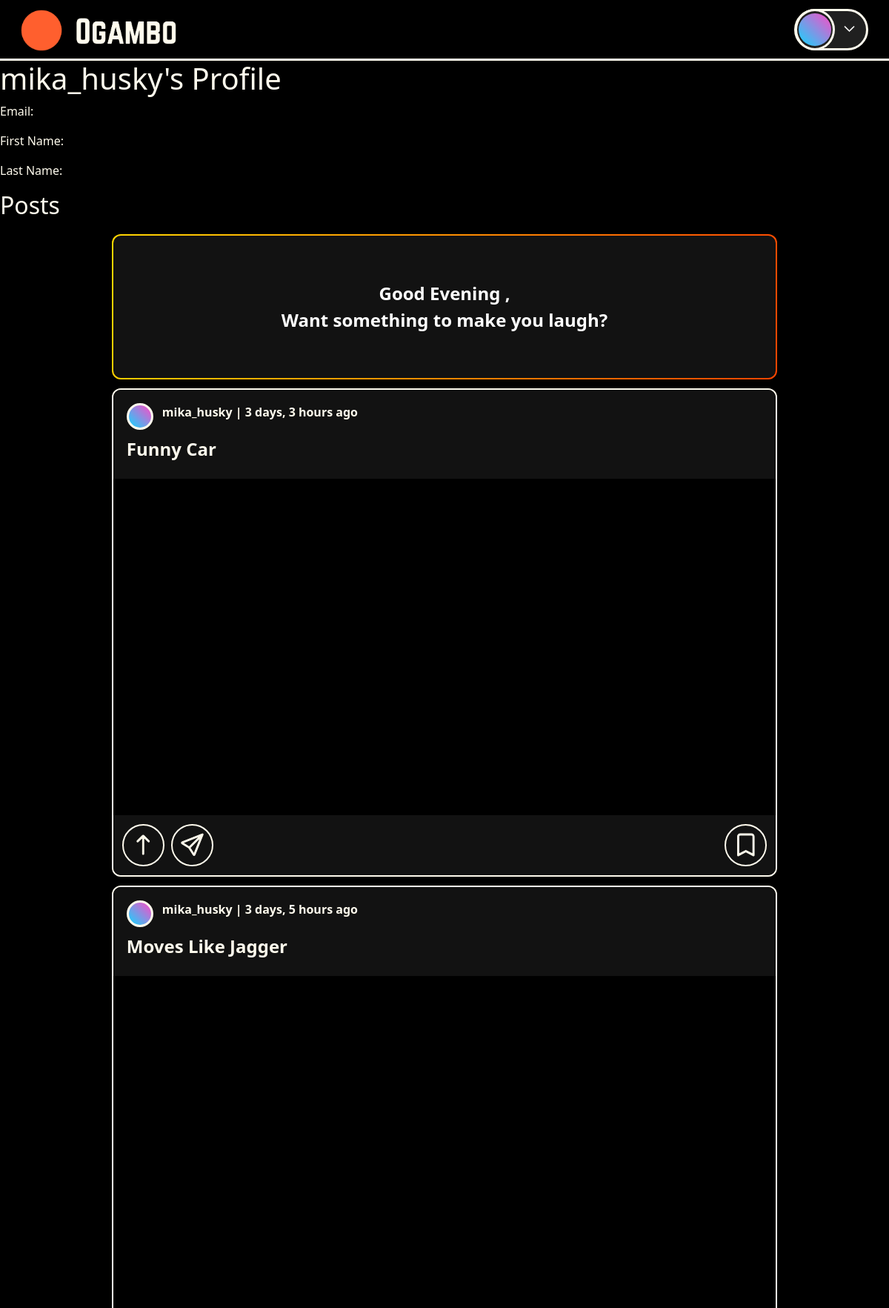
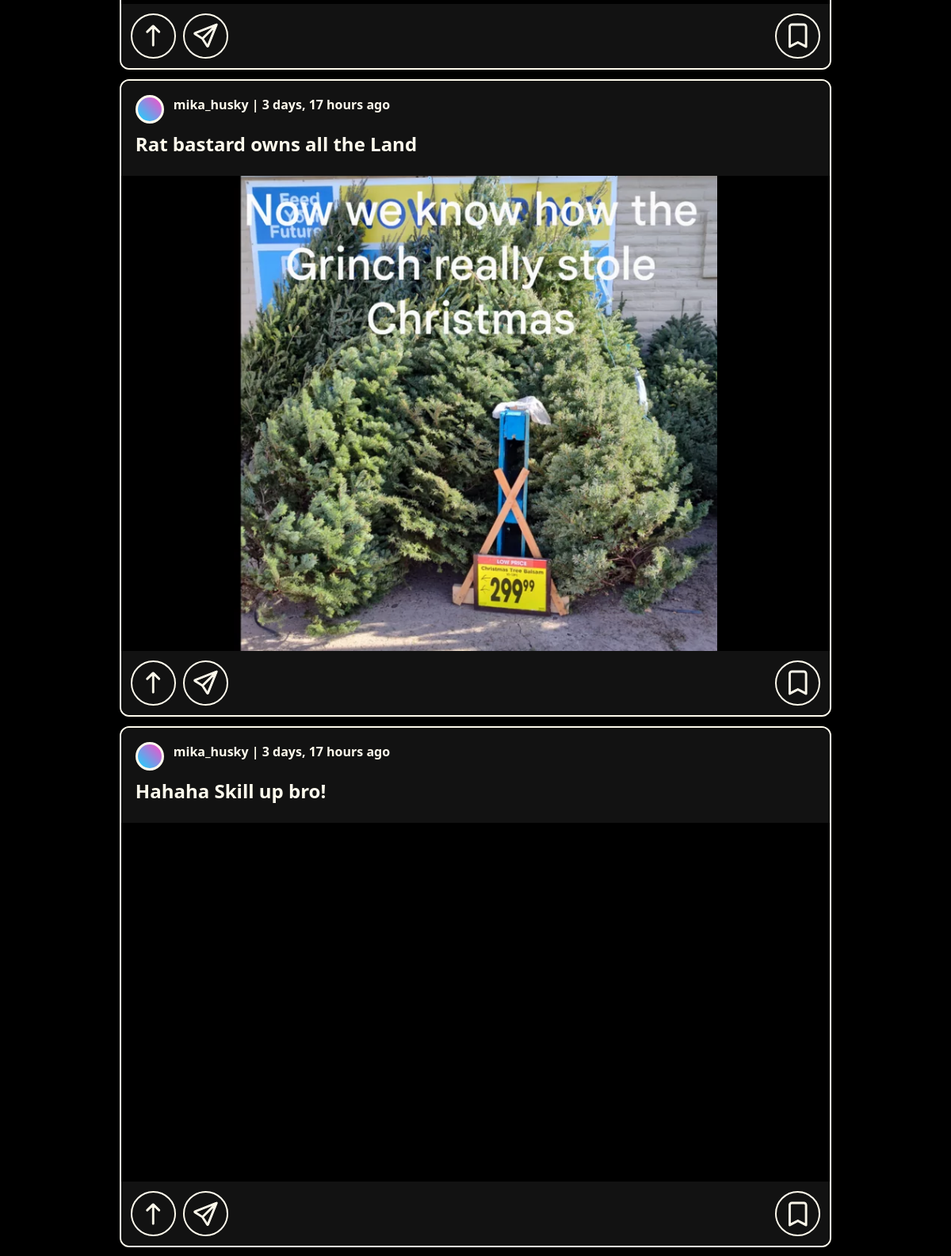
/profile/mika_husky/ (upper part), run on the app's committed database (2 pictures, top to bottom).
### ogambo/models.py (models this page shows, shortened)
class Post(models.Model):
    id = models.UUIDField(primary_key=True, default=uuid.uuid4, editable=False)
    user = models.ForeignKey(User, on_delete=models.SET_NULL, null=True)
    title = models.CharField(max_length=200)
    description = models.TextField(max_length=500, null=True, blank=True)
    tags = models.ManyToManyField(Tag, related_name='posts', blank=True)
    image = models.ImageField(upload_to='post_media/images/', null=True, blank=True)
    video = models.FileField(upload_to='post_media/videos/', null=True, blank=True)
    created = models.DateTimeField(auto_now_add=True)
    updated = models.DateTimeField(auto_now=True)
    class Meta:
        ordering = ['-updated', '-created']
    def upvotes(self):
        return self.votes.filter(vote_type=True).count()
    def downvotes(self):
        return self.votes.filter(vote_type=False).count()

### ogambo/views.py (the view)
# urls.py: path('profile/<str:username>/', views.userProfile, name="user-profile"),
def userProfile(request, username):
    user = User.objects.get(username=username)
    posts = user.post_set.all()
    context = {
        'user_profile': user,
        'posts': posts,
        'username': user.username
        }
    return render(request, 'ogambo/profile.html', context)

### ogambo/templates/ogambo/profile.html (shortened to what this page needs)
{% extends 'main.html' %}
{% block content %}
    <h1>{{ user_profile.username }}'s Profile</h1>
    <p>Email: {{ user_profile.email }}</p>
    <p>First Name: {{ user_profile.first_name }}</p>
    <p>Last Name: {{ user_profile.last_name }}</p>
    <h2>Posts</h2>
    {% include 'ogambo/components/feed.html' %}
{% endblock content %}

### ogambo/templates/ogambo/components/feed.html (shortened to what this page needs)
<main class="content-area">
    <div class="feed">
        <div class="home-welcome">
            <p class="content-title">Good Evening {{request.user.username}}, <br>Want something to make you laugh?</p>
        </div>
        {% for post in posts %}
            <div class="meme-card">
                <div class="meme-header">
                    {% if post.user %}
                        <a href="{% url 'user-profile' post.user.username %}" class="user-info">
                            <div class="user-avatar"></div>
                            {{post.user}} | {{post.updated|timesince}} ago
                        </a>
                    {% endif %}
                    <div class="post-title mt-2">
                        <span>{{post.title}}</span>
                    </div>
                </div>
                <a href="{% url 'post' post.id %}">
                    <div class="meme-image">
                        {% if post.image %}
                            <img src="{{post.image.url}}" class="meme-image" alt="">
                        {% endif %}
                        {% if post.video %}
                            <video src="{{post.video.url}}" class="meme-image" loop autoplay></video>
                        {% endif %}
                    </div>
                </a>
                <div class="meme-footer">
                    <div class="footer-buttons">
                        <div class="action-buttons">
                            <button class="action-btn upvote" data-vote-type="upvote" data-post-id="{{post.id}}">
                                <i class="bi bi-arrow-up"></i>
                            </button>
                            <button class="action-btn">
                                <i class="bi bi-send"></i>
                            </button>
                        </div>
                        <div class="save-button">
                            <button class="action-btn">
                                <i class="bi bi-bookmark"></i>
                            </button>
                        </div>
                    </div>
                </div>
            </div>
        {% endfor %}
    </div>
</main>

### static/assets/main.css (style rules this page uses)
body { background-color: black; color: white; }

### templates/main.html (style rules this page uses)
:root { --ogambo-black: #000000; --ogambo-orange: #ff4500; --ogambo-green: #4ade80; --ogambo-gray: #121212; --ogambo-light-gray: #8A8A8A; --ogambo-text: #FFFBED; --ogambo-blue: #00a2ff; }
* { margin: 0; padding: 0; box-sizing: border-box; font-family: Verdana, Geneva, Tahoma, sans-serif 'Space Mono', monospace; }
body { background-color: var(--ogambo-black); color: #FFFBED; min-height: 100vh; }

### ogambo/templates/ogambo/components/feed.html (style rules this page uses)
.content-area { display: flex; flex-direction: column; align-items: center; padding: 12px; }
.home-welcome { font-size: 24px; font-weight: 700; margin-bottom: 12px; padding: 2px; text-align: center; border-radius: 12px; background: linear-gradient( 105deg, #FFD700, #FF4500, #FF69B4, #FF00FF, #800080, #FF00FF, #FF69B4, #FF4500, #FFD700 ); background-size: 800% 800%; animation: wavy 6s ease-in-out infinite alternate; }
.content-title { padding: 60px; margin: 0; background: #121212; border-radius: 10px; color: #FFF; }
.meme-card { background-color: #121212; border: 2px solid #FFFBED; border-radius: 12px; overflow: hidden; z-index: 10; position: relative; margin-bottom: 12px; }
.meme-header { height: 120px; padding: 18px; background-color: #121212; }
.user-info { display: flex; font-size: 16px; font-weight: 600; text-decoration: none; color: #FFFBED; }
.user-avatar { width: 36px; height: 36px; border: 3px solid #FFFBED; border-radius: 50%; background: linear-gradient(45deg, #11D7FF, #FF4AC6); margin: 0 12px 0 0; }
.post-title { height: 36px; font-size: 24px; font-weight: 700; display: flex; overflow: hidden; }
.meme-image { max-height: 600px; width: 100%; background-color: var(--ogambo-black); object-fit: contain; }
.meme-footer { height: 81px; padding: 12px; align-items: center; background-color: #121212; }
.footer-buttons { display: flex; justify-content: space-between; }
.action-buttons { display: flex; justify-content: start; gap: 9px; }
.action-btn { background: none; width: 57px; height: 57px; border: 2px solid #FFFBED; border-radius: 50%; color: #FFFBED; font-size: 30px; }
.action-btn i { -webkit-text-stroke: 1px; }
@media (max-width: 1200px) { .content-area { margin-left: 0; margin-right: 0; max-width: 100%; padding: 12px; } }

### data on the page
Post: user "mika_husky", updated "3 days, 3 hours", title "Funny Car"
Post: user "mika_husky", updated "3 days, 5 hours", title "Moves Like Jagger"
Post: user "mika_husky", updated "3 days, 17 hours", title "Rat bastard owns all the Land", image (picture)
Post: user "mika_husky", updated "3 days, 17 hours", title "Hahaha Skill up bro!"

### other printed values
{{ user_profile.username }} "mika_husky"
